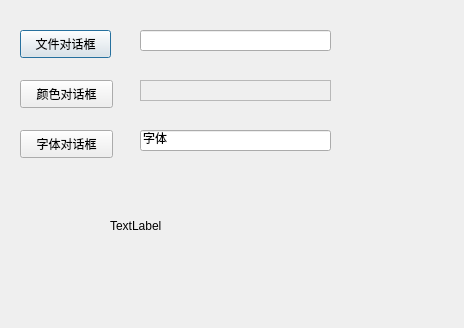
<?xml version="1.0" encoding="UTF-8"?>
<ui version="4.0">
 <class>StandardDialog</class>
 <widget class="QDialog" name="StandardDialog">
  <property name="geometry">
   <rect>
    <x>0</x>
    <y>0</y>
    <width>464</width>
    <height>328</height>
   </rect>
  </property>
  <property name="windowTitle">
   <string>Dialog</string>
  </property>
  <widget class="QPushButton" name="fileBt">
   <property name="geometry">
    <rect>
     <x>20</x>
     <y>30</y>
     <width>91</width>
     <height>28</height>
    </rect>
   </property>
   <property name="text">
    <string>文件对话框</string>
   </property>
  </widget>
  <widget class="QPushButton" name="colorBt">
   <property name="geometry">
    <rect>
     <x>20</x>
     <y>80</y>
     <width>93</width>
     <height>28</height>
    </rect>
   </property>
   <property name="text">
    <string>颜色对话框</string>
   </property>
  </widget>
  <widget class="QPushButton" name="fontBt">
   <property name="geometry">
    <rect>
     <x>20</x>
     <y>130</y>
     <width>93</width>
     <height>28</height>
    </rect>
   </property>
   <property name="text">
    <string>字体对话框</string>
   </property>
  </widget>
  <widget class="QLineEdit" name="fileLineEdit">
   <property name="geometry">
    <rect>
     <x>140</x>
     <y>30</y>
     <width>191</width>
     <height>21</height>
    </rect>
   </property>
  </widget>
  <widget class="QLineEdit" name="fontLineEdit">
   <property name="geometry">
    <rect>
     <x>140</x>
     <y>130</y>
     <width>191</width>
     <height>21</height>
    </rect>
   </property>
   <property name="text">
    <string>字体</string>
   </property>
  </widget>
  <widget class="QFrame" name="colorFrame">
   <property name="geometry">
    <rect>
     <x>140</x>
     <y>80</y>
     <width>191</width>
     <height>21</height>
    </rect>
   </property>
   <property name="styleSheet">
    <string notr="true">color: rgb(0, 170, 255);</string>
   </property>
   <property name="frameShape">
    <enum>QFrame::StyledPanel</enum>
   </property>
   <property name="frameShadow">
    <enum>QFrame::Raised</enum>
   </property>
  </widget>
  <widget class="QLabel" name="colorLb">
   <property name="geometry">
    <rect>
     <x>110</x>
     <y>210</y>
     <width>171</width>
     <height>31</height>
    </rect>
   </property>
   <property name="text">
    <string>TextLabel</string>
   </property>
  </widget>
 </widget>
 <resources/>
 <connections/>
</ui>
